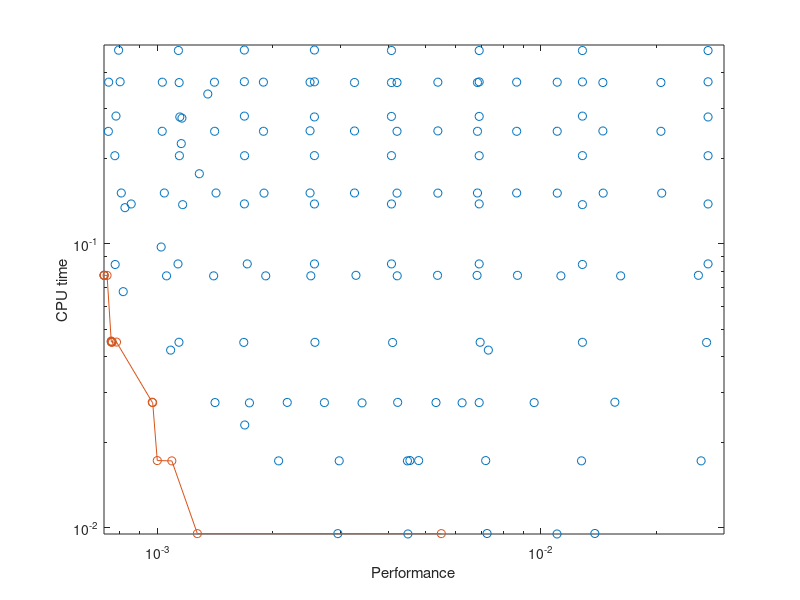

Here is the MATLAB script that generated this plot:
%% formulation 
% model
% ode(1) = (1-x(2)^2)*x(1) - x(2) + u(1);
% ode(2) = 0.02*x(1);
% cost function (least squares format) 
% node_objective_residual = sqrt(Ts)*[ sqrt(0.01)*((x(1))); 
%                                      sqrt(50)*(x(2)); 
%                                      sqrt(0.0001)*(s(1));]; % least squares format
% term_objective_residual = [sqrt(0.01)*(term_x(1)); 
%                            sqrt(50)*(term_x(2))]; % least squares format
% constraints
% +/- 10 bounds on inputs
% Real-time feasibility constraints are not taken into account

%% full design exploration
% design exploration was performed with the following grid
% Ts = linspace(0.5,5,30);
% N = 1:10
% Integator: Euler, Trapezoidal, Simpson
load('full_exploration_data.mat');

%% MOO with NOMAD
% 1. firstly tried optimizing N, Ts with a fixed integrator (euler,
% trapezoidal, simpson), with a budget of 200 evaluations per problem
% 2. Optimizaed all three parameters simulataneously (N, Ts, Integrator)
% with a budget of 300 evaluations.
load('moo_nomad.mat');


%% plot the results
% compare separate design optimizaiton vs joint
% loglog( fval_euler(1,:),fval_euler(2,:),'-o',fval_trapezoidal(1,:),fval_trapezoidal(2,:),'-o', fval_simpson(1,:),fval_simpson(2,:),'-o',fval_overal(1,:),fval_overal(2,:),'-o');
% %loglog( fval_euler(1,:),fval_euler(2,:),'-o',fval_trapezoidal(1,:),fval_trapezoidal(2,:),'-o', fval_simpson(1,:),fval_simpson(2,:),'-o');
% legend('Euler', 'Trapezoidal', 'Simpson', 'Combined');
% xlabel('Performance'); ylabel('CPU time');

% compare full design exploration vs optimization based approach
loglog( f_val_exploration(1,:),f_val_exploration(2,:),'o', fval_overal(1,:),fval_overal(2,:),'-o');
xlabel('Performance'); ylabel('CPU time');
axis([0,0.03,0,0.5]);